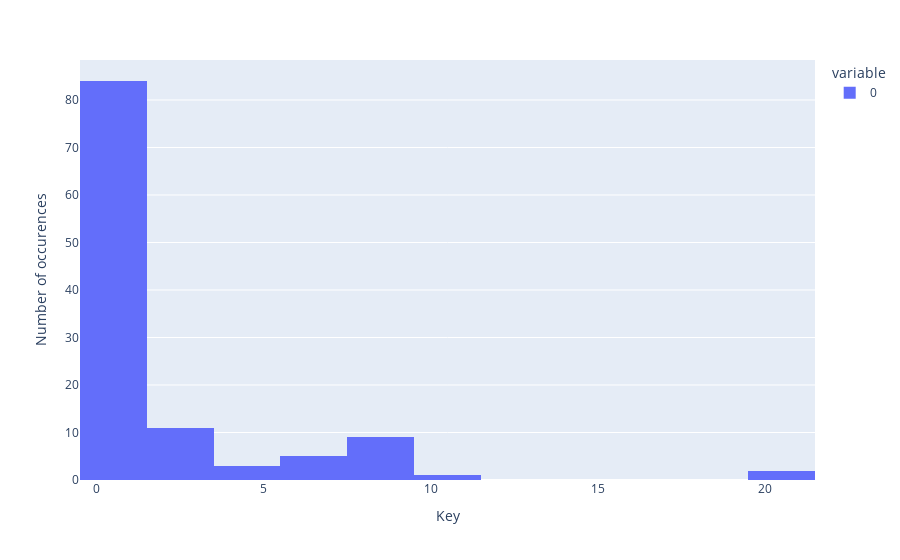

Notebook code for this chart:
### Code cell
fig = px.histogram(
    [i for s in statistics for i in s['key_numbers']],
)
fig.update_yaxes(title='Number of occurences')
fig.update_xaxes(title='Key')
fig.show()

### Figure 1 — Plotly figure (JSON) as saved in the notebook; plotly's stock layout.template omitted (floating-point values rounded to 4 significant figures)
{"data": [{"alignmentgroup": "True", "bingroup": "x", "hovertemplate": "variable=0<br>value=%{x}<br>count=%{y}<extra></extra>", "legendgroup": "0", "marker": {"color": "#636efa"}, "name": "0", "offsetgroup": "0", "orientation": "v", "showlegend": true, "type": "histogram", "x": [9, 9, 9, 9, 7, 0, 0, 0, 7, 0, 7, 0, 0, 0, 7, 0, 0, 0, 0, 0, 0, 2, 2, 2, 2, 2, 2, 9, 11, 2, 2, 5, 2, 6, 2, 0, 0, 9, 0, 0, 0, 21, 0, 0, 0, 0, 0, 0, 0, 9, 2, 0, 0, 0, 0, 0, 0, 0, 0, 0, 0, 0, 0, 0, 0, 0, 0, 0, 0, 5, 5, 0, 0, 0, 0, 0, 0, 0, 0, 0, 0, 0, 0, 0, 0, 0, 0, 0, 0, 0, 0, 0, 0, 0, 0, 0, 0, 0, 0, 0, 0, 0, 0, 0, 0, 0, 0, 0, 0, 9, 9, 0, 20, 0, 0], "xaxis": "x", "yaxis": "y"}], "layout": {"barmode": "relative", "legend": {"title": {"text": "variable"}, "tracegroupgap": 0}, "margin": {"t": 60}, "xaxis": {"anchor": "y", "domain": [0.0, 1.0], "title": {"text": "Key"}}, "yaxis": {"anchor": "x", "domain": [0.0, 1.0], "title": {"text": "Number of occurences"}}}}
